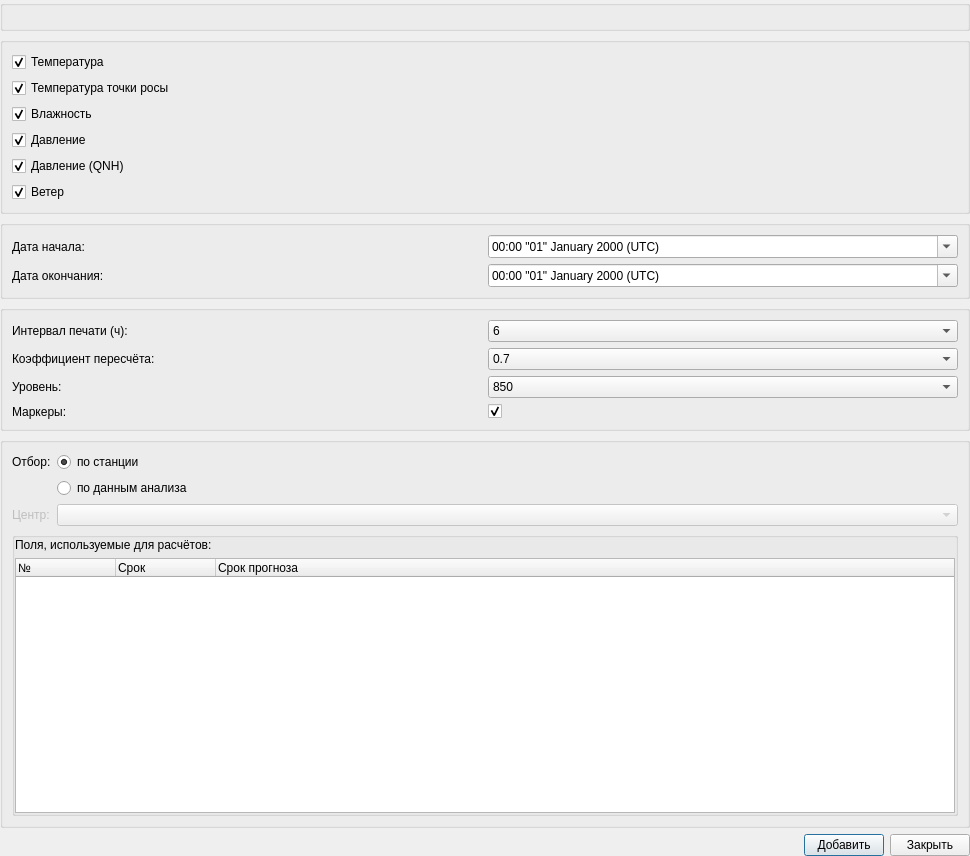
<?xml version="1.0" encoding="UTF-8"?>
<ui version="4.0">
 <class>PrepareWidget</class>
 <widget class="QDialog" name="PrepareWidget">
  <property name="windowModality">
   <enum>Qt::NonModal</enum>
  </property>
  <property name="geometry">
   <rect>
    <x>0</x>
    <y>0</y>
    <width>970</width>
    <height>856</height>
   </rect>
  </property>
  <property name="windowTitle">
   <string>Form</string>
  </property>
  <layout class="QVBoxLayout" name="mainLayout">
   <property name="leftMargin">
    <number>0</number>
   </property>
   <property name="topMargin">
    <number>0</number>
   </property>
   <property name="rightMargin">
    <number>0</number>
   </property>
   <property name="bottomMargin">
    <number>0</number>
   </property>
   <item>
    <widget class="QGroupBox" name="stationGr">
     <property name="title">
      <string/>
     </property>
     <layout class="QVBoxLayout" name="verticalLayout_3">
      <item>
       <widget class="StationWidget" name="stationWidget"/>
      </item>
     </layout>
    </widget>
   </item>
   <item>
    <widget class="QGroupBox" name="paramGr">
     <property name="title">
      <string/>
     </property>
     <layout class="QVBoxLayout" name="verticalLayout">
      <item>
       <widget class="QCheckBox" name="checkT">
        <property name="text">
         <string>Температура</string>
        </property>
        <property name="checked">
         <bool>true</bool>
        </property>
       </widget>
      </item>
      <item>
       <widget class="QCheckBox" name="checkTd">
        <property name="text">
         <string>Температура точки росы</string>
        </property>
        <property name="checked">
         <bool>true</bool>
        </property>
       </widget>
      </item>
      <item>
       <widget class="QCheckBox" name="checkU">
        <property name="text">
         <string>Влажность</string>
        </property>
        <property name="checked">
         <bool>true</bool>
        </property>
       </widget>
      </item>
      <item>
       <widget class="QCheckBox" name="checkP">
        <property name="text">
         <string>Давление</string>
        </property>
        <property name="checked">
         <bool>true</bool>
        </property>
       </widget>
      </item>
      <item>
       <widget class="QCheckBox" name="checkPQNH">
        <property name="text">
         <string>Давление (QNH)</string>
        </property>
        <property name="checked">
         <bool>true</bool>
        </property>
       </widget>
      </item>
      <item>
       <widget class="QCheckBox" name="checkWind">
        <property name="text">
         <string>Ветер</string>
        </property>
        <property name="checked">
         <bool>true</bool>
        </property>
       </widget>
      </item>
     </layout>
    </widget>
   </item>
   <item>
    <widget class="QGroupBox" name="groupBox_2">
     <property name="title">
      <string/>
     </property>
     <layout class="QGridLayout" name="gridLayout_2">
      <item row="1" column="0">
       <widget class="QLabel" name="hourLable">
        <property name="text">
         <string>Дата окончания:</string>
        </property>
       </widget>
      </item>
      <item row="0" column="1">
       <widget class="QDateTimeEdit" name="begDt">
        <property name="toolTip">
         <string>UTC</string>
        </property>
        <property name="displayFormat">
         <string>hh:mm &quot;dd&quot; MMMM yyyy (UTC)</string>
        </property>
        <property name="calendarPopup">
         <bool>true</bool>
        </property>
        <property name="timeSpec">
         <enum>Qt::UTC</enum>
        </property>
       </widget>
      </item>
      <item row="0" column="0">
       <widget class="QLabel" name="label">
        <property name="text">
         <string>Дата начала:</string>
        </property>
        <property name="buddy">
         <cstring>begDt</cstring>
        </property>
       </widget>
      </item>
      <item row="1" column="1">
       <widget class="QDateTimeEdit" name="endDt">
        <property name="displayFormat">
         <string>hh:mm &quot;dd&quot; MMMM yyyy (UTC)</string>
        </property>
        <property name="calendarPopup">
         <bool>true</bool>
        </property>
        <property name="timeSpec">
         <enum>Qt::UTC</enum>
        </property>
       </widget>
      </item>
     </layout>
    </widget>
   </item>
   <item>
    <widget class="QGroupBox" name="transfGr">
     <property name="title">
      <string/>
     </property>
     <layout class="QGridLayout" name="gridLayout">
      <item row="1" column="1">
       <widget class="QComboBox" name="koefCombo">
        <property name="currentIndex">
         <number>3</number>
        </property>
        <item>
         <property name="text">
          <string>1</string>
         </property>
        </item>
        <item>
         <property name="text">
          <string>0.9</string>
         </property>
        </item>
        <item>
         <property name="text">
          <string>0.8</string>
         </property>
        </item>
        <item>
         <property name="text">
          <string>0.7</string>
         </property>
        </item>
        <item>
         <property name="text">
          <string>0.6</string>
         </property>
        </item>
        <item>
         <property name="text">
          <string>0.5</string>
         </property>
        </item>
        <item>
         <property name="text">
          <string>0.4</string>
         </property>
        </item>
        <item>
         <property name="text">
          <string>0.3</string>
         </property>
        </item>
        <item>
         <property name="text">
          <string>0.2</string>
         </property>
        </item>
        <item>
         <property name="text">
          <string>0.1</string>
         </property>
        </item>
       </widget>
      </item>
      <item row="1" column="0">
       <widget class="QLabel" name="koefLabel">
        <property name="text">
         <string>Коэффициент пересчёта:</string>
        </property>
        <property name="buddy">
         <cstring>koefCombo</cstring>
        </property>
       </widget>
      </item>
      <item row="3" column="1">
       <widget class="QCheckBox" name="markerCheck">
        <property name="text">
         <string/>
        </property>
        <property name="checked">
         <bool>true</bool>
        </property>
       </widget>
      </item>
      <item row="0" column="1">
       <widget class="QComboBox" name="intervalCombo">
        <property name="currentIndex">
         <number>5</number>
        </property>
        <item>
         <property name="text">
          <string>0.5</string>
         </property>
        </item>
        <item>
         <property name="text">
          <string>1</string>
         </property>
        </item>
        <item>
         <property name="text">
          <string>2</string>
         </property>
        </item>
        <item>
         <property name="text">
          <string>3</string>
         </property>
        </item>
        <item>
         <property name="text">
          <string>4</string>
         </property>
        </item>
        <item>
         <property name="text">
          <string>6</string>
         </property>
        </item>
        <item>
         <property name="text">
          <string>9</string>
         </property>
        </item>
        <item>
         <property name="text">
          <string>12</string>
         </property>
        </item>
       </widget>
      </item>
      <item row="2" column="1">
       <widget class="QComboBox" name="levelCombo">
        <property name="currentIndex">
         <number>1</number>
        </property>
        <item>
         <property name="text">
          <string>925</string>
         </property>
        </item>
        <item>
         <property name="text">
          <string>850</string>
         </property>
        </item>
        <item>
         <property name="text">
          <string>700</string>
         </property>
        </item>
        <item>
         <property name="text">
          <string>500</string>
         </property>
        </item>
       </widget>
      </item>
      <item row="0" column="0">
       <widget class="QLabel" name="intervalLabel">
        <property name="text">
         <string>Интервал печати (ч):</string>
        </property>
        <property name="buddy">
         <cstring>intervalCombo</cstring>
        </property>
       </widget>
      </item>
      <item row="3" column="0">
       <widget class="QLabel" name="markerLabel">
        <property name="text">
         <string>Маркеры:</string>
        </property>
        <property name="buddy">
         <cstring>markerCheck</cstring>
        </property>
       </widget>
      </item>
      <item row="2" column="0">
       <widget class="QLabel" name="levelLabel">
        <property name="text">
         <string>Уровень:</string>
        </property>
        <property name="buddy">
         <cstring>levelCombo</cstring>
        </property>
       </widget>
      </item>
     </layout>
    </widget>
   </item>
   <item>
    <widget class="QGroupBox" name="groupBox_3">
     <property name="title">
      <string/>
     </property>
     <layout class="QGridLayout" name="gridLayout_3">
      <item row="0" column="0">
       <widget class="QLabel" name="mgLabel">
        <property name="sizePolicy">
         <sizepolicy hsizetype="Maximum" vsizetype="Preferred">
          <horstretch>0</horstretch>
          <verstretch>0</verstretch>
         </sizepolicy>
        </property>
        <property name="text">
         <string>Отбор:</string>
        </property>
       </widget>
      </item>
      <item row="0" column="1">
       <widget class="QRadioButton" name="stationRadio">
        <property name="text">
         <string>по станции</string>
        </property>
        <property name="checked">
         <bool>true</bool>
        </property>
       </widget>
      </item>
      <item row="1" column="1">
       <widget class="QRadioButton" name="analyseRadio">
        <property name="text">
         <string>по данным анализа</string>
        </property>
       </widget>
      </item>
      <item row="3" column="0" colspan="2">
       <widget class="QGroupBox" name="fieldGr">
        <property name="title">
         <string/>
        </property>
        <property name="flat">
         <bool>true</bool>
        </property>
        <layout class="QVBoxLayout" name="verticalLayout_4">
         <property name="spacing">
          <number>6</number>
         </property>
         <property name="leftMargin">
          <number>0</number>
         </property>
         <property name="topMargin">
          <number>0</number>
         </property>
         <property name="rightMargin">
          <number>0</number>
         </property>
         <property name="bottomMargin">
          <number>0</number>
         </property>
         <item>
          <widget class="QLabel" name="fieldsLable">
           <property name="text">
            <string>Поля, используемые для расчётов:</string>
           </property>
          </widget>
         </item>
         <item>
          <widget class="QTreeWidget" name="fieldsTree">
           <column>
            <property name="text">
             <string>№</string>
            </property>
           </column>
           <column>
            <property name="text">
             <string>Срок</string>
            </property>
           </column>
           <column>
            <property name="text">
             <string>Срок прогноза</string>
            </property>
           </column>
          </widget>
         </item>
        </layout>
       </widget>
      </item>
      <item row="2" column="0">
       <widget class="QLabel" name="centerLabel">
        <property name="enabled">
         <bool>false</bool>
        </property>
        <property name="sizePolicy">
         <sizepolicy hsizetype="Maximum" vsizetype="Preferred">
          <horstretch>0</horstretch>
          <verstretch>0</verstretch>
         </sizepolicy>
        </property>
        <property name="text">
         <string>Центр:</string>
        </property>
        <property name="buddy">
         <cstring>centerCombo</cstring>
        </property>
       </widget>
      </item>
      <item row="2" column="1">
       <widget class="QComboBox" name="centerCombo">
        <property name="enabled">
         <bool>false</bool>
        </property>
        <property name="sizePolicy">
         <sizepolicy hsizetype="Expanding" vsizetype="Fixed">
          <horstretch>0</horstretch>
          <verstretch>0</verstretch>
         </sizepolicy>
        </property>
       </widget>
      </item>
     </layout>
    </widget>
   </item>
   <item>
    <layout class="QHBoxLayout" name="horizontalLayout_2">
     <item>
      <spacer name="horizontalSpacer">
       <property name="orientation">
        <enum>Qt::Horizontal</enum>
       </property>
       <property name="sizeHint" stdset="0">
        <size>
         <width>336</width>
         <height>20</height>
        </size>
       </property>
      </spacer>
     </item>
     <item>
      <widget class="QPushButton" name="runBtn">
       <property name="text">
        <string>Добавить</string>
       </property>
      </widget>
     </item>
     <item>
      <widget class="QPushButton" name="closeBtn">
       <property name="text">
        <string>Закрыть</string>
       </property>
      </widget>
     </item>
    </layout>
   </item>
  </layout>
 </widget>
 <customwidgets>
  <customwidget>
   <class>StationWidget</class>
   <extends>QWidget</extends>
   <header location="global">meteo/commons/ui/custom/stationwidget.h</header>
  </customwidget>
 </customwidgets>
 <tabstops>
  <tabstop>checkT</tabstop>
  <tabstop>checkTd</tabstop>
  <tabstop>checkU</tabstop>
  <tabstop>checkP</tabstop>
  <tabstop>checkWind</tabstop>
  <tabstop>begDt</tabstop>
  <tabstop>intervalCombo</tabstop>
  <tabstop>koefCombo</tabstop>
  <tabstop>levelCombo</tabstop>
  <tabstop>markerCheck</tabstop>
  <tabstop>stationRadio</tabstop>
  <tabstop>analyseRadio</tabstop>
  <tabstop>fieldsTree</tabstop>
  <tabstop>closeBtn</tabstop>
 </tabstops>
 <resources/>
 <connections>
  <connection>
   <sender>closeBtn</sender>
   <signal>clicked()</signal>
   <receiver>PrepareWidget</receiver>
   <slot>close()</slot>
   <hints>
    <hint type="sourcelabel">
     <x>455</x>
     <y>939</y>
    </hint>
    <hint type="destinationlabel">
     <x>426</x>
     <y>879</y>
    </hint>
   </hints>
  </connection>
  <connection>
   <sender>analyseRadio</sender>
   <signal>toggled(bool)</signal>
   <receiver>fieldGr</receiver>
   <slot>setEnabled(bool)</slot>
   <hints>
    <hint type="sourcelabel">
     <x>128</x>
     <y>610</y>
    </hint>
    <hint type="destinationlabel">
     <x>211</x>
     <y>811</y>
    </hint>
   </hints>
  </connection>
 </connections>
</ui>
